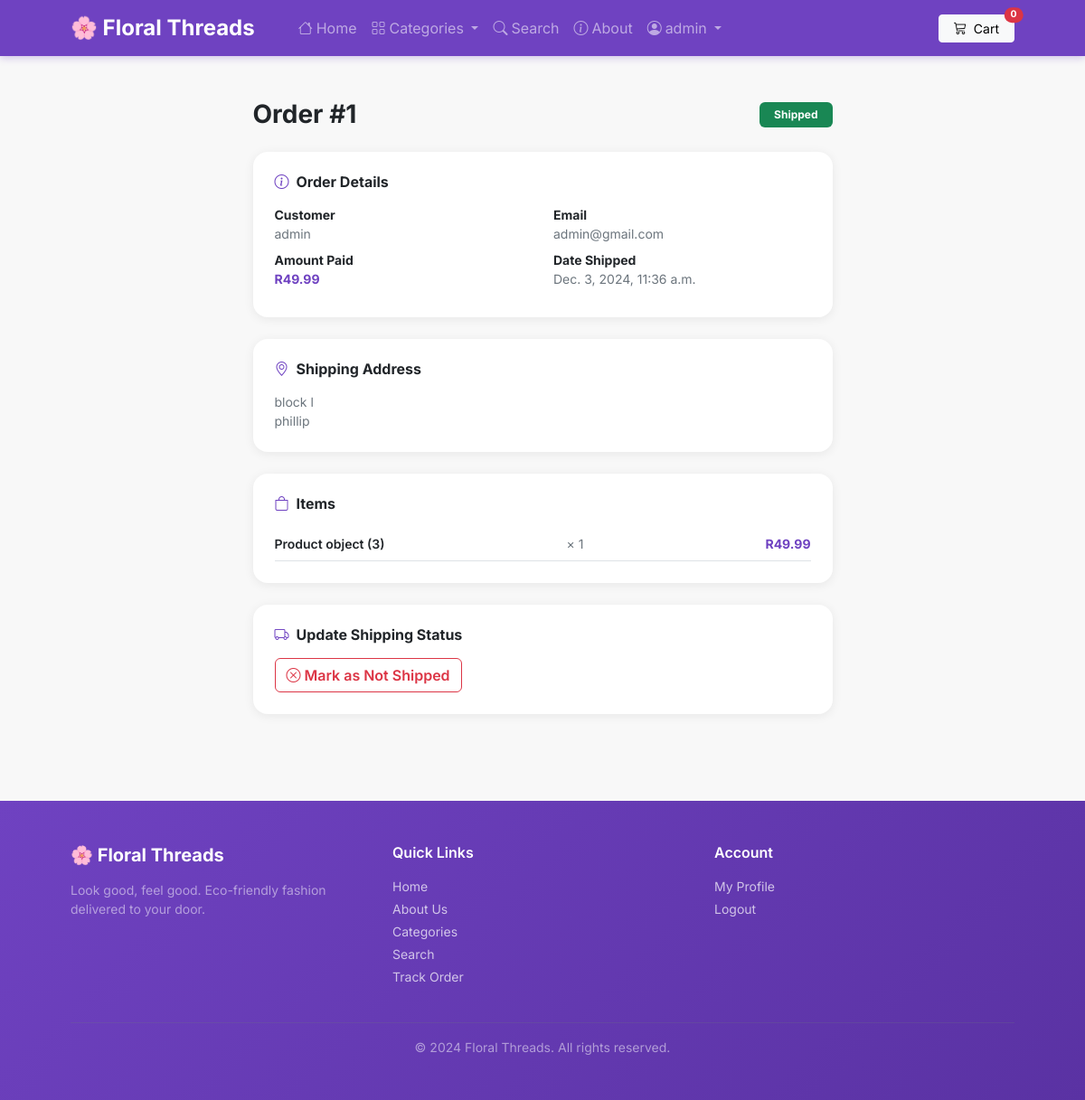
Page /payment/orders/1 (signed in) on the committed database.
### payment/models.py (models this page shows, shortened)
class Order(models.Model):
    STATUS_PENDING = 'pending'
    STATUS_PROCESSING = 'processing'
    STATUS_SHIPPED = 'shipped'
    STATUS_DELIVERED = 'delivered'
    STATUS_CHOICES = [
        (STATUS_PENDING, 'Pending'),
        (STATUS_PROCESSING, 'Processing'),
        (STATUS_SHIPPED, 'Shipped'),
        (STATUS_DELIVERED, 'Delivered'),
    ]
    user = models.ForeignKey(User, on_delete=models.CASCADE, null=True, blank=True)
    full_name = models.CharField(max_length=250)
    email = models.CharField(max_length=250)
    shipping_address = models.TextField(max_length=15000)
    amount_paid = models.DecimalField(max_digits=7, decimal_places=2)
    date_ordered = models.DateTimeField(auto_now_add=True)
    shipped = models.BooleanField(default=False)
    date_shipped = models.DateTimeField(blank=True, null=True)
    status = models.CharField(max_length=20, choices=STATUS_CHOICES, default=STATUS_PENDING)
    tracking_number = models.CharField(max_length=100, blank=True, null=True)
    stripe_payment_intent = models.CharField(max_length=255, blank=True, null=True)

class OrderItem(models.Model):
    order = models.ForeignKey(Order, on_delete=models.CASCADE, null=True)
    product = models.ForeignKey(Product, on_delete=models.CASCADE, null=True)
    user = models.ForeignKey(User, on_delete=models.CASCADE, null=True, blank=True)
    quantity = models.PositiveBigIntegerField(default=1)
    price = models.DecimalField(max_digits=7, decimal_places=2)

### myApp/models.py (models this page shows)
class Product(models.Model):
    name = models.CharField(max_length=100)  # Corrected max_Length to max_length
    price = models.DecimalField(default=0, decimal_places=2, max_digits=6)
    category = models.ForeignKey(Category, on_delete=models.CASCADE, default=1)
    description = models.CharField(max_length=250, default='', blank=True)
    image = models.ImageField(upload_to='uploads/product/')

### payment/views.py (the view, shortened to what this page needs)
# urls.py: path("orders/<int:pk>", views.orders, name="orders"),
def orders(request, pk):
    if not (request.user.is_authenticated and request.user.is_superuser):
        messages.error(request, "Access Denied!")
        return redirect('home')
    order = get_object_or_404(Order, id=pk)
    items = OrderItem.objects.filter(order=pk)
    return render(request, "payment/orders.html", {"order": order, "items": items})

### addcart/addcart.py (called while the page is built)
    def total_quantity(self):
        return sum(self.cart.values())

### addcart/context_processors.py (called while the page is built)
def addcart(request):
    return {'addcart':Cart(request)}

### payment/templates/payment/orders.html (shortened to what this page needs)
{% extends 'myApp/base.html' %}
{% block content %}
<div class="container py-5">
    <div class="row justify-content-center">
        <div class="col-lg-7">
            <div class="d-flex justify-content-between align-items-center mb-4">
                <h3 class="fw-bold mb-0">Order #{{ order.id }}</h3>
                <span class="badge {% if order.shipped %}bg-success{% else %}bg-warning text-dark{% endif %} px-3 py-2">
                    {% if order.shipped %}Shipped{% else %}Pending{% endif %}
                </span>
            </div>
            <div class="card border-0 shadow-sm p-4 mb-4" style="border-radius:16px;">
                <h6 class="fw-bold mb-3"><i class="bi bi-info-circle me-2" style="color:#6f42c1;"></i>Order Details</h6>
                <div class="row text-muted small">
                    <div class="col-6 mb-2"><strong class="text-dark">Customer</strong><br>{{ order.full_name }}</div>
                    <div class="col-6 mb-2"><strong class="text-dark">Email</strong><br>{{ order.email }}</div>
                    <div class="col-6 mb-2"><strong class="text-dark">Amount Paid</strong><br><span style="color:#6f42c1; font-weight:700;">R{{ order.amount_paid }}</span></div>
                    <div class="col-6 mb-2">
                        <strong class="text-dark">{% if order.shipped %}Date Shipped{% else %}Date Ordered{% endif %}</strong><br>
                        {% if order.date_shipped %}{{ order.date_shipped }}{% else %}{{ order.date_ordered }}{% endif %}
                    </div>
                </div>
            </div>
            <div class="card border-0 shadow-sm p-4 mb-4" style="border-radius:16px;">
                <h6 class="fw-bold mb-3"><i class="bi bi-geo-alt me-2" style="color:#6f42c1;"></i>Shipping Address</h6>
                <pre class="text-muted small mb-0" style="font-family:inherit; white-space:pre-wrap;">{{ order.shipping_address }}</pre>
            </div>
            <div class="card border-0 shadow-sm p-4 mb-4" style="border-radius:16px;">
                <h6 class="fw-bold mb-3"><i class="bi bi-bag me-2" style="color:#6f42c1;"></i>Items</h6>
                {% for item in items %}
                <div class="d-flex justify-content-between align-items-center py-2 border-bottom">
                    <span class="fw-semibold small">{{ item.product }}</span>
                    <span class="text-muted small">× {{ item.quantity }}</span>
                    <span class="fw-bold small" style="color:#6f42c1;">R{{ item.price }}</span>
                </div>
                {% endfor %}
            </div>
            <div class="card border-0 shadow-sm p-4" style="border-radius:16px;">
                <h6 class="fw-bold mb-3"><i class="bi bi-truck me-2" style="color:#6f42c1;"></i>Update Shipping Status</h6>
                {% if not order.shipped %}
                <form method="POST">
                    {% csrf_token %}
                    <input type="hidden" name="shipping_status" value="true">
                    <button type="submit" class="btn btn-success fw-semibold">
                        <i class="bi bi-check-circle me-1"></i>Mark as Shipped
                    </button>
                </form>
                {% else %}
                <form method="POST">
                    <button type="submit" class="btn btn-outline-danger fw-semibold">
                        <i class="bi bi-x-circle me-1"></i>Mark as Not Shipped
                    </button>
                </form>
                {% endif %}
            </div>
        </div>
    </div>
</div>
{% endblock %}

### myApp/templates/myApp/navbar.html (shortened to what this page needs)
<nav class="navbar navbar-expand-lg navbar-dark" style="background: #6f42c1; box-shadow: 0 2px 8px rgba(111,66,193,0.3);">
    <div class="container px-4 px-lg-5">
        <a class="navbar-brand fw-bold fs-4" href="{% url 'home' %}">🌸 Floral Threads</a>
        <div class="collapse navbar-collapse" id="navbarMain">
            <ul class="navbar-nav me-auto mb-2 mb-lg-0 ms-lg-4">
                <li class="nav-item"><a class="nav-link" href="{% url 'home' %}"><i class="bi bi-house me-1"></i>Home</a></li>
                <li class="nav-item dropdown">
                    <a class="nav-link dropdown-toggle" href="#" role="button" data-bs-toggle="dropdown">
                        <i class="bi bi-grid me-1"></i>Categories
                    </a>
                </li>
                <li class="nav-item"><a class="nav-link" href="{% url 'search' %}"><i class="bi bi-search me-1"></i>Search</a></li>
                <li class="nav-item"><a class="nav-link" href="{% url 'about' %}"><i class="bi bi-info-circle me-1"></i>About</a></li>
                {% if user.is_authenticated %}
                <li class="nav-item dropdown">
                    <a class="nav-link dropdown-toggle" href="#" role="button" data-bs-toggle="dropdown">
                        <i class="bi bi-person-circle me-1"></i>{{ user.first_name|default:user.username }}
                    </a>
                </li>
                {% else %}
                <li class="nav-item"><a class="nav-link" href="{% url 'login' %}">Login</a></li>
                <li class="nav-item"><a class="nav-link" href="{% url 'register' %}">Register</a></li>
                {% endif %}
            </ul>
            <a href="{% url 'addcart_summary' %}" class="btn btn-light btn-sm px-3 position-relative">
                <i class="bi bi-cart3 me-1"></i> Cart
                <span class="position-absolute top-0 start-100 translate-middle badge rounded-pill bg-danger" id="cart_quantity" style="font-size:0.65rem;">
                    {{ addcart.total_quantity }}
                </span>
            </a>
        </div>
    </div>
</nav>

### myApp/templates/myApp/base.html (style rules this page uses)
body { font-family: 'Inter', sans-serif; background: #f8f8f8; }
.card { border-radius: 12px; }
.card.border-0.shadow-sm { box-shadow: 0 2px 12px rgba(0,0,0,0.07) !important; }

### rows in the picture
Order: id "1", full_name "admin", email "admin@gmail.com", amount_paid "49.99", date_shipped "Dec. 3, 2024, 11:36 a.m.", shipping_address "block l phillip"
OrderItem: product "Product object (3)", quantity "1", price "49.99"

### other values in the picture
{{ user.first_name|default:user.username }} "admin"
{{ addcart.total_quantity }} "0"
